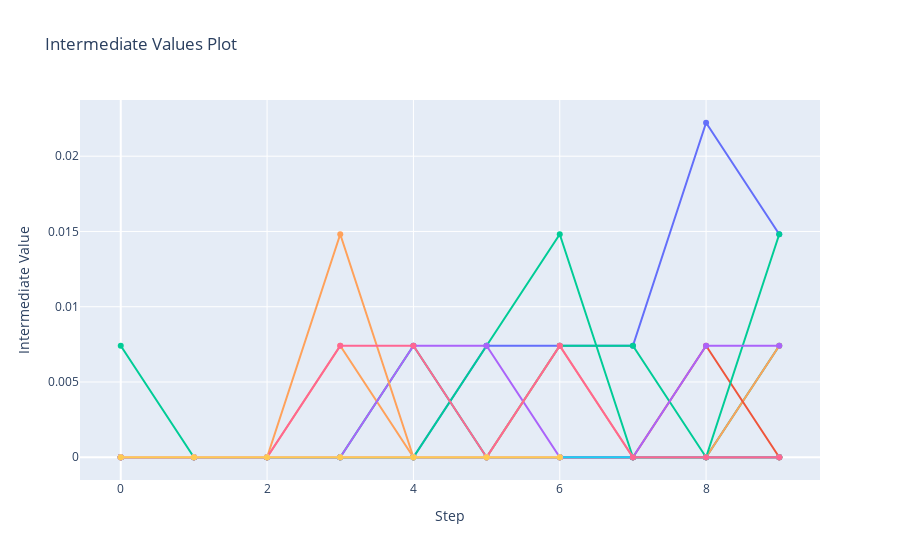

Notebook cell for this chart:
### Code cell
optuna.visualization.plot_intermediate_values(study)

### Figure 1 — Plotly figure (JSON) as saved in the notebook; plotly's stock layout.template omitted (floating-point values rounded to 4 significant figures)
{"data": [{"marker": {"maxdisplayed": 10}, "mode": "lines+markers", "name": "Trial0", "type": "scatter", "x": [0, 1, 2, 3, 4, 5, 6, 7, 8, 9], "y": [0, 0, 0, 0, 0, 0.007407, 0.007407, 0.007407, 0.02222, 0.01481]}, {"marker": {"maxdisplayed": 10}, "mode": "lines+markers", "name": "Trial1", "type": "scatter", "x": [0, 1, 2, 3, 4, 5, 6, 7, 8, 9], "y": [0, 0, 0, 0, 0, 0, 0, 0, 0, 0]}, {"marker": {"maxdisplayed": 10}, "mode": "lines+markers", "name": "Trial2", "type": "scatter", "x": [0, 1, 2, 3, 4, 5, 6, 7, 8, 9], "y": [0, 0, 0, 0, 0.007407, 0, 0.007407, 0.007407, 0, 0.007407]}, {"marker": {"maxdisplayed": 10}, "mode": "lines+markers", "name": "Trial3", "type": "scatter", "x": [0, 1, 2, 3, 4, 5, 6, 7, 8, 9], "y": [0, 0, 0, 0, 0, 0, 0, 0, 0, 0]}, {"marker": {"maxdisplayed": 10}, "mode": "lines+markers", "name": "Trial4", "type": "scatter", "x": [0, 1, 2, 3, 4, 5, 6, 7, 8, 9], "y": [0, 0, 0, 0.007407, 0, 0, 0, 0, 0, 0.007407]}, {"marker": {"maxdisplayed": 10}, "mode": "lines+markers", "name": "Trial5", "type": "scatter", "x": [0, 1, 2, 3, 4, 5, 6, 7, 8, 9], "y": [0, 0, 0, 0, 0, 0, 0, 0, 0, 0]}, {"marker": {"maxdisplayed": 10}, "mode": "lines+markers", "name": "Trial6", "type": "scatter", "x": [0, 1, 2, 3, 4, 5, 6, 7, 8, 9], "y": [0, 0, 0, 0, 0, 0, 0, 0, 0, 0]}, {"marker": {"maxdisplayed": 10}, "mode": "lines+markers", "name": "Trial7", "type": "scatter", "x": [0, 1, 2, 3, 4, 5, 6, 7, 8, 9], "y": [0, 0, 0, 0, 0, 0, 0, 0, 0, 0]}, {"marker": {"maxdisplayed": 10}, "mode": "lines+markers", "name": "Trial8", "type": "scatter", "x": [0, 1, 2, 3, 4, 5, 6, 7, 8, 9], "y": [0, 0, 0, 0, 0, 0, 0, 0, 0, 0]}, {"marker": {"maxdisplayed": 10}, "mode": "lines+markers", "name": "Trial9", "type": "scatter", "x": [0, 1, 2, 3, 4, 5, 6, 7, 8, 9], "y": [0, 0, 0, 0, 0, 0, 0, 0, 0, 0]}, {"marker": {"maxdisplayed": 10}, "mode": "lines+markers", "name": "Trial10", "type": "scatter", "x": [0, 1, 2, 3, 4, 5, 6, 7, 8, 9], "y": [0, 0, 0, 0, 0, 0, 0, 0, 0, 0]}, {"marker": {"maxdisplayed": 10}, "mode": "lines+markers", "name": "Trial11", "type": "scatter", "x": [0, 1, 2, 3, 4, 5, 6, 7, 8, 9], "y": [0, 0, 0, 0, 0, 0, 0, 0, 0.007407, 0]}, {"marker": {"maxdisplayed": 10}, "mode": "lines+markers", "name": "Trial12", "type": "scatter", "x": [0, 1, 2, 3, 4, 5, 6, 7, 8, 9], "y": [0.007407, 0, 0, 0, 0, 0.007407, 0.01481, 0, 0, 0.01481]}, {"marker": {"maxdisplayed": 10}, "mode": "lines+markers", "name": "Trial13", "type": "scatter", "x": [0, 1, 2, 3, 4, 5, 6, 7, 8, 9], "y": [0, 0, 0, 0, 0.007407, 0.007407, 0, 0, 0.007407, 0.007407]}, {"marker": {"maxdisplayed": 10}, "mode": "lines+markers", "name": "Trial14", "type": "scatter", "x": [0, 1, 2, 3, 4, 5, 6, 7, 8, 9], "y": [0, 0, 0, 0.01481, 0, 0, 0.007407, 0, 0, 0]}, {"marker": {"maxdisplayed": 10}, "mode": "lines+markers", "name": "Trial15", "type": "scatter", "x": [0, 1, 2, 3, 4, 5, 6, 7, 8, 9], "y": [0, 0, 0, 0, 0, 0, 0, 0, 0, 0]}, {"marker": {"maxdisplayed": 10}, "mode": "lines+markers", "name": "Trial16", "type": "scatter", "x": [0, 1, 2, 3, 4, 5, 6, 7, 8, 9], "y": [0, 0, 0, 0.007407, 0.007407, 0, 0.007407, 0, 0, 0]}, {"marker": {"maxdisplayed": 10}, "mode": "lines+markers", "name": "Trial17", "type": "scatter", "x": [0, 1, 2, 3, 4, 5, 6], "y": [0, 0, 0, 0, 0, 0, 0]}, {"marker": {"maxdisplayed": 10}, "mode": "lines+markers", "name": "Trial18", "type": "scatter", "x": [0, 1, 2, 3, 4, 5, 6], "y": [0, 0, 0, 0, 0, 0, 0]}, {"marker": {"maxdisplayed": 10}, "mode": "lines+markers", "name": "Trial19", "type": "scatter", "x": [0, 1, 2, 3, 4, 5, 6], "y": [0, 0, 0, 0, 0, 0, 0]}], "layout": {"showlegend": false, "title": {"text": "Intermediate Values Plot"}, "xaxis": {"title": {"text": "Step"}}, "yaxis": {"title": {"text": "Intermediate Value"}}}}
